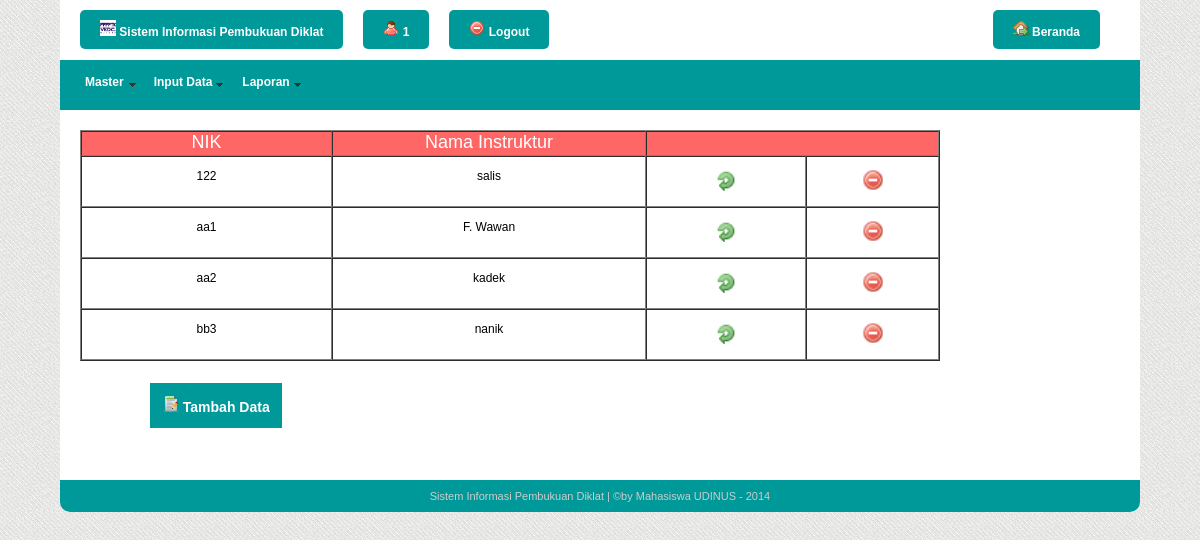
The app's page /admin/instruktur.php (signed in) with its own data.
### tables this page shows
CREATE TABLE `instruktur` (
  `nik` varchar(20) NOT NULL DEFAULT '',
  `nama` varchar(30) DEFAULT NULL,
  PRIMARY KEY (`nik`)
);

### admin/instruktur.php (the view, shortened to what this page needs)
<!doctype html>
<html>
<head>
<link href="../css/style-admin.css" rel="stylesheet" type="text/css">
<link href="../SpryAssets/SpryMenuBarHorizontal.css" rel="stylesheet" type="text/css">
</head>
<?php
$user=$_SESSION["username"];
?>
<body>
<div id="wrapper">
<header>
	  <div class="akun"><a href="#" title="Update konfigurasi"><img src="../images/Vedc.jpg" width="16" height="16"> Sistem Informasi Pembukuan Diklat</a></div>
	  <div class="akun"><a href="#" title="Update profil"><img src="../images/img/user_red.png" width="16" height="16"> <?php echo $user; ?></a></div>
      <div class="akun"><a href="logout.php" title="Logout disini"><img src="../images/img/delete.png" width="16" height="16"> Logout</a></div>
	  <div class="home"><a href="../index.php" title="Beranda"><img src="../images/img/house_go.png" width="16" height="16"> Beranda</a></div>
  </header>
<nav>
    <ul id="MenuBar1" class="MenuBarHorizontal">
                <li><a href="#" class="MenuBarItemSubmenu">Master</a>
        </li>
<li><a href="#" class="MenuBarItemSubmenu">Input Data</a>
        </li>
		<li><a href="#" class="MenuBarItemSubmenu">Laporan</a>
        </li>
              </ul>
  </nav>
    <div class="konten">
<table width="860" border="1" cellpadding="0" cellspacing="0">
  <?php
  $sql="select * from instruktur order by nik";
  $hasil=mysql_query($sql);
  ?>
  <tr>
    <td width="249" height="23" valign="top" bgcolor="#FF6666"><div align="center" class="style1 style2"><font face="Geneva, Arial, Helvetica, sans-serif">NIK</font></div></td>
    <td width="312" valign="top" bgcolor="#FF6666"><div align="center" class="style3"><font face="Geneva, Arial, Helvetica, sans-serif">Nama
      Instruktur</font></div></td>
    <td colspan="2" valign="top" bgcolor="#FF6666">&nbsp;</td>
    </tr>
  <?php
	while($brs=mysql_fetch_array($hasil)){
	?>
  <tr>
    <td height="30" align="center" valign="top">
      <p><?php echo $brs[0]; ?></p></td>
    <td align="center" valign="top">
      <p><?php echo $brs[1]; ?></p></td>
    <td width="158" valign="top"><a href="edit_instruktur.php?nik=<?php echo $brs[0];?>"><font face="Geneva, Arial, Helvetica, sans-serif"><center>
      <p><img src="../images/img/update.png" width="22" height="22"></p>
      </center>
    </font></a></td>
    <td width="131" valign="top"><a href="hapusinstruktur.php?nik=<?php echo $brs[0];?>"><font face="Geneva, Arial, Helvetica, sans-serif"><center>
      <p><img src="../images/img/delete.png" width="22" height="22"></p>
      </center>
    </font></a></td>
    </tr>
  <?php
  }
  ?>
</table>
 <table width="254">
  <tr>
  <td width="62" height="16"></td>
  <td width="126"></td>
  <td width="44"></td>
  </tr>
  <tr>
    <td height="25"></td>
    <td valign="top"  bgcolor="#009999"><div align="center">
      <p><a href="tambah_instruktur.php" title="Tambah Data" class="style8"><img src="../images/icon/tests64.png" width="16" height="16"><span class="style2"> Tambah Data</span></a></p>
      </div>
    <td></td>
  </tr>
  <tr>
    <td height="26"></td>
    <td>&nbsp;</td>
    <td></td>
  </tr>
  </table>
  </div>
    <footer>Sistem Informasi Pembukuan Diklat | &copy;by Mahasiswa UDINUS - 2014</footer>
</div>
</body>
</html>

### css/style-admin.css (style rules this page uses)
body { background-image:url(../images/img/bg.jpg); font-size: 12px; font-family:Arial, Helvetica, sans-serif; padding:0; margin:0; }
a, a:visited { text-decoration: none; color:#F00; font-weight:bold; }
#wrapper { width:90%; min-width:900px; max-width: 1366px; background-color: #FFF; margin: auto auto 20px auto; border-radius: 0 0 10px 10px; }
header { height:auto; min-height: 30px; padding:10px 20px; }
header .akun { background-color:#099; color:#fff; padding: 10px 20px; border-radius:5px; float:left; margin-right: 20px; }
header .home { background-color:#099; color:#FFF; padding: 10px 20px; border-radius:5px; float:right; margin-right: 20px; }
header a, header a:visited { color:#FFF; font-weight: bold; }
nav { background-color:#099; color:#fff; height: 50px; padding:0 10px; margin: 10px 0; }
.konten { height:auto; min-height: 200px; padding:10px 20px; }
footer { background-color: #099; color: #CCC; padding: 10px 20px; text-align: center; font-size: 11px; border-radius: 0 0 10px 10px; }

### SpryAssets/SpryMenuBarHorizontal.css (style rules this page uses)
ul.MenuBarHorizontal { margin: 0; padding: 0; list-style-type: none; font-size: 100%; cursor: default; width: auto; }
ul.MenuBarHorizontal li { margin: 0; padding: 0; list-style-type: none; font-size: 100%; position: relative; text-align: left; cursor: pointer; width: auto; float: left; }
ul.MenuBarHorizontal a { display: block; cursor: pointer; background-color: #099; padding: 15px; height:20px; color: #FFF; text-transform:capitalize; font-weight:bold; text-decoration: none; }
ul.MenuBarHorizontal a.MenuBarItemSubmenu { background-image: url(SpryMenuBarDown.gif); background-repeat: no-repeat; background-position: 95% 50%; }

### admin/instruktur.php (style rules this page uses)
.style2 { color: #FFFFFF }
.style3 { font-size: 18px; color: #FFFFFF; }
.style8 { font-size: 14px }

### records on screen
instruktur: nik "122", nama "salis"
instruktur: nik "aa1", nama "F. Wawan"
instruktur: nik "aa2", nama "kadek"
instruktur: nik "bb3", nama "nanik"

### other values on screen
$user "1"
